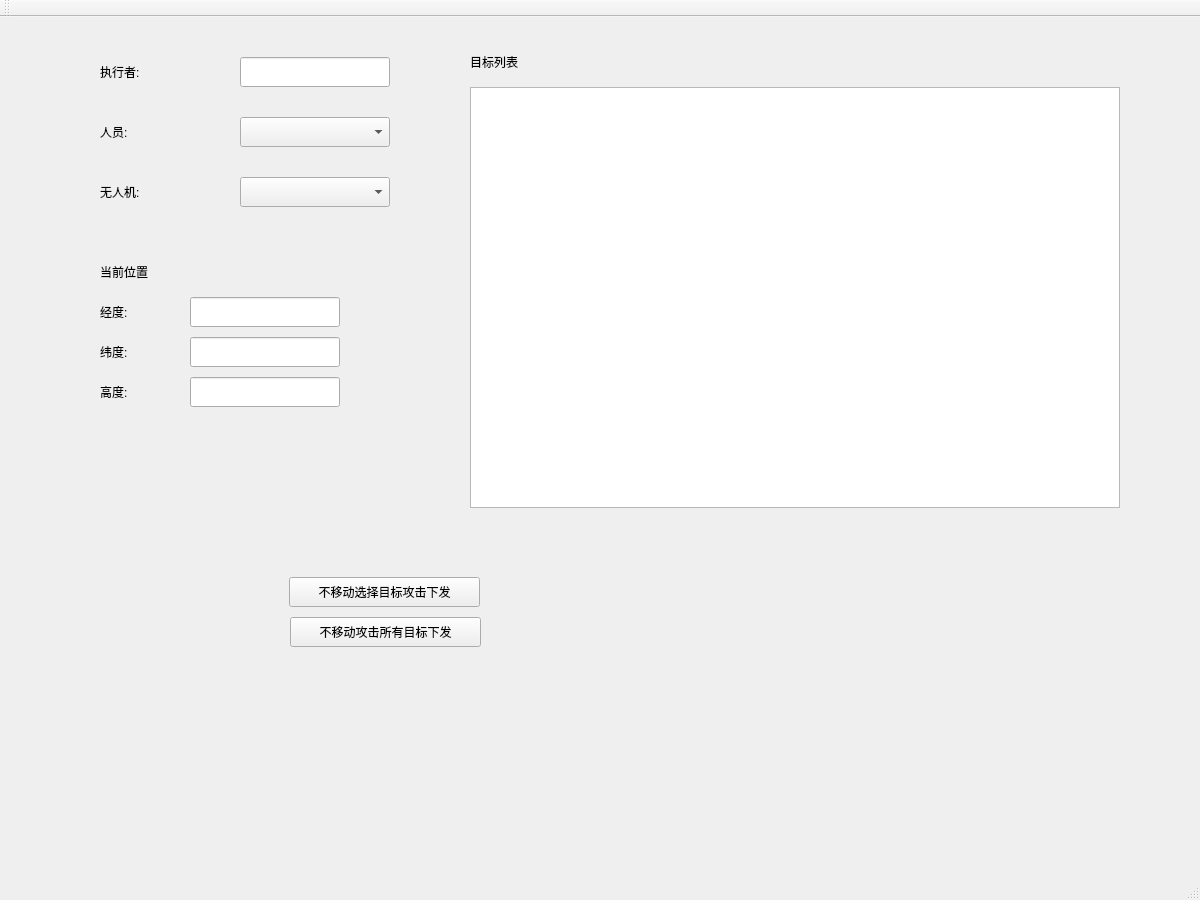
<?xml version="1.0" encoding="UTF-8"?>
<ui version="4.0">
 <class>AttackMissionWidgetClass</class>
 <widget class="QMainWindow" name="AttackMissionWidgetClass">
  <property name="geometry">
   <rect>
    <x>0</x>
    <y>0</y>
    <width>1200</width>
    <height>900</height>
   </rect>
  </property>
  <property name="minimumSize">
   <size>
    <width>1200</width>
    <height>900</height>
   </size>
  </property>
  <property name="maximumSize">
   <size>
    <width>1200</width>
    <height>900</height>
   </size>
  </property>
  <property name="windowTitle">
   <string>AttackMissionWidget</string>
  </property>
  <widget class="QWidget" name="centralWidget">
   <widget class="QPushButton" name="SendBtn">
    <property name="geometry">
     <rect>
      <x>289</x>
      <y>560</y>
      <width>191</width>
      <height>30</height>
     </rect>
    </property>
    <property name="text">
     <string>不移动选择目标攻击下发</string>
    </property>
   </widget>
   <widget class="QComboBox" name="HumanBox">
    <property name="geometry">
     <rect>
      <x>240</x>
      <y>100</y>
      <width>150</width>
      <height>30</height>
     </rect>
    </property>
   </widget>
   <widget class="QLabel" name="label_8">
    <property name="geometry">
     <rect>
      <x>100</x>
      <y>360</y>
      <width>120</width>
      <height>30</height>
     </rect>
    </property>
    <property name="text">
     <string>高度:</string>
    </property>
   </widget>
   <widget class="QLineEdit" name="LatEdit">
    <property name="geometry">
     <rect>
      <x>190</x>
      <y>320</y>
      <width>150</width>
      <height>30</height>
     </rect>
    </property>
   </widget>
   <widget class="QLabel" name="label_5">
    <property name="geometry">
     <rect>
      <x>100</x>
      <y>240</y>
      <width>120</width>
      <height>30</height>
     </rect>
    </property>
    <property name="text">
     <string>当前位置</string>
    </property>
   </widget>
   <widget class="QLineEdit" name="LonEdit">
    <property name="geometry">
     <rect>
      <x>190</x>
      <y>280</y>
      <width>150</width>
      <height>30</height>
     </rect>
    </property>
   </widget>
   <widget class="QLabel" name="label_3">
    <property name="geometry">
     <rect>
      <x>100</x>
      <y>160</y>
      <width>120</width>
      <height>30</height>
     </rect>
    </property>
    <property name="text">
     <string>无人机:</string>
    </property>
   </widget>
   <widget class="QLineEdit" name="AltEdit">
    <property name="geometry">
     <rect>
      <x>190</x>
      <y>360</y>
      <width>150</width>
      <height>30</height>
     </rect>
    </property>
   </widget>
   <widget class="QLabel" name="label">
    <property name="geometry">
     <rect>
      <x>100</x>
      <y>40</y>
      <width>120</width>
      <height>30</height>
     </rect>
    </property>
    <property name="text">
     <string>执行者:</string>
    </property>
   </widget>
   <widget class="QLabel" name="label_6">
    <property name="geometry">
     <rect>
      <x>100</x>
      <y>280</y>
      <width>120</width>
      <height>30</height>
     </rect>
    </property>
    <property name="text">
     <string>经度:</string>
    </property>
   </widget>
   <widget class="QLineEdit" name="ExecuterEdit">
    <property name="geometry">
     <rect>
      <x>240</x>
      <y>40</y>
      <width>150</width>
      <height>30</height>
     </rect>
    </property>
   </widget>
   <widget class="QLabel" name="label_2">
    <property name="geometry">
     <rect>
      <x>100</x>
      <y>100</y>
      <width>120</width>
      <height>30</height>
     </rect>
    </property>
    <property name="text">
     <string>人员:</string>
    </property>
   </widget>
   <widget class="QComboBox" name="UavBox">
    <property name="geometry">
     <rect>
      <x>240</x>
      <y>160</y>
      <width>150</width>
      <height>30</height>
     </rect>
    </property>
   </widget>
   <widget class="QLabel" name="label_7">
    <property name="geometry">
     <rect>
      <x>100</x>
      <y>320</y>
      <width>120</width>
      <height>30</height>
     </rect>
    </property>
    <property name="text">
     <string>纬度:</string>
    </property>
   </widget>
   <widget class="QTableWidget" name="TargetListWidget">
    <property name="geometry">
     <rect>
      <x>470</x>
      <y>70</y>
      <width>650</width>
      <height>421</height>
     </rect>
    </property>
   </widget>
   <widget class="QLabel" name="label_4">
    <property name="geometry">
     <rect>
      <x>470</x>
      <y>30</y>
      <width>120</width>
      <height>30</height>
     </rect>
    </property>
    <property name="text">
     <string>目标列表</string>
    </property>
   </widget>
   <widget class="QPushButton" name="SendBtn_2">
    <property name="geometry">
     <rect>
      <x>290</x>
      <y>600</y>
      <width>191</width>
      <height>30</height>
     </rect>
    </property>
    <property name="text">
     <string>不移动攻击所有目标下发</string>
    </property>
   </widget>
  </widget>
  <widget class="QMenuBar" name="menuBar">
   <property name="geometry">
    <rect>
     <x>0</x>
     <y>0</y>
     <width>1200</width>
     <height>23</height>
    </rect>
   </property>
  </widget>
  <widget class="QToolBar" name="mainToolBar">
   <attribute name="toolBarArea">
    <enum>TopToolBarArea</enum>
   </attribute>
   <attribute name="toolBarBreak">
    <bool>false</bool>
   </attribute>
  </widget>
  <widget class="QStatusBar" name="statusBar"/>
 </widget>
 <layoutdefault spacing="6" margin="11"/>
 <resources/>
 <connections/>
</ui>
